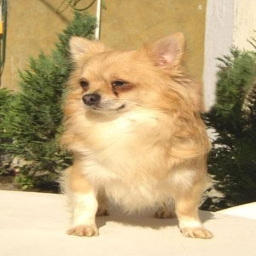
#> input picture cover.jpg, 256 x 256 px
$ python sten_2.py
#> lines starting #> are read from the running program, lines starting #| are printed output that depends on the picture
# ---
# jupyter:
#   jupytext:
#     text_representation:
#       extension: .py
#       format_name: light
#       format_version: '1.5'
#       jupytext_version: 1.4.0
#   kernelspec:
#     display_name: Python 3
#     language: python
#     name: python3
# ---

from PIL import Image
import numpy as np
import matplotlib.pyplot as plt
import matplotlib.image as mpimg
import matplotlib
from matplotlib import cm
import imageio

HEIGHT = 256
WIDTH = 256
BITS = 3


def encode(cover_name, hidden_name):
#> called with cover_name = 'cover.jpg', hidden_name = 'hidden.jpg'
    cover_pix = mpimg.imread(cover_name)
#> cover_pix is the input picture: shape (256, 256, 3); mean R, G, B 187.1, 164.4, 120.4
    hidden_pix = mpimg.imread(hidden_name)
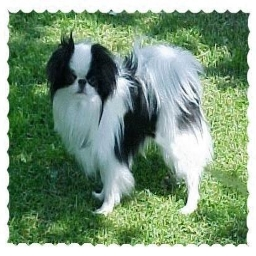
#> input picture hidden.jpg, 256 x 256 px
#> hidden_pix is the input picture: shape (256, 256, 3); mean R, G, B 125.3, 152, 125.1
    output_image = np.empty((HEIGHT, WIDTH, 3))
    for x in range(WIDTH):
        for y in range(HEIGHT):
            cover_R = '{0:08b}'.format(cover_pix[x][y][0])
            cover_G = '{0:08b}'.format(cover_pix[x][y][1])
            cover_B = '{0:08b}'.format(cover_pix[x][y][2])
            hidden_R = '{0:08b}'.format(hidden_pix[x][y][0])
            hidden_G = '{0:08b}'.format(hidden_pix[x][y][1])
            hidden_B = '{0:08b}'.format(hidden_pix[x][y][2])
            output_R = int(cover_R[:8-BITS] + hidden_R[:BITS], 2)
            output_G = int(cover_G[:8-BITS] + hidden_G[:BITS], 2)
            output_B = int(cover_B[:8-BITS] + hidden_B[:BITS], 2)
            output_image[x][y] = [output_R, output_G, output_B]
    return output_image


def decode(hidden_pix):
    hidden_pix = hidden_pix
    output_image = np.empty((HEIGHT, WIDTH, 3))
    for x in range(WIDTH):
        for y in range(HEIGHT):
            hidden_R = '{0:08b}'.format(int(hidden_pix[x][y][0]))
            recoverd_R = hidden_R[-BITS:] +  ''.join(['0' for a in range(8-BITS)])
            hidden_G = '{0:08b}'.format(int(hidden_pix[x][y][1]))
            recoverd_G = hidden_G[-BITS:] + ''.join(['0' for a in range(8-BITS)])
            hidden_B = '{0:08b}'.format(int(hidden_pix[x][y][2]))
            recoverd_B = hidden_B[-BITS:] + ''.join(['0' for a in range(8-BITS)])
            output_R = int(recoverd_R, 2) / 255.0
            output_G = int(recoverd_G, 2) / 255.0
            output_B = int(recoverd_B, 2) / 255.0
            output_image[x][y] = [output_R, output_G, output_B]
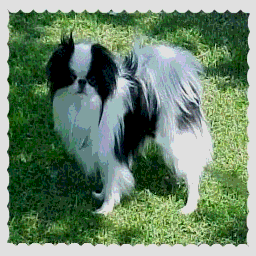
#> output_image: shape (256, 256, 3) float64; mean R, G, B 0.424, 0.527, 0.422
    return output_image


hidden_img = encode("cover.jpg", "hidden.jpg")

decoded_image = decode(hidden_img)

plt.imshow(mpimg.imread("cover.jpg"))

plt.imshow(mpimg.imread("hidden.jpg"))

plt.imshow(hidden_img/255.0)

plt.imshow(decoded_image)

print(hidden_img)
#> (printed output is left out)
#> (the run stopped early here; a loop or call above may not have finished)
